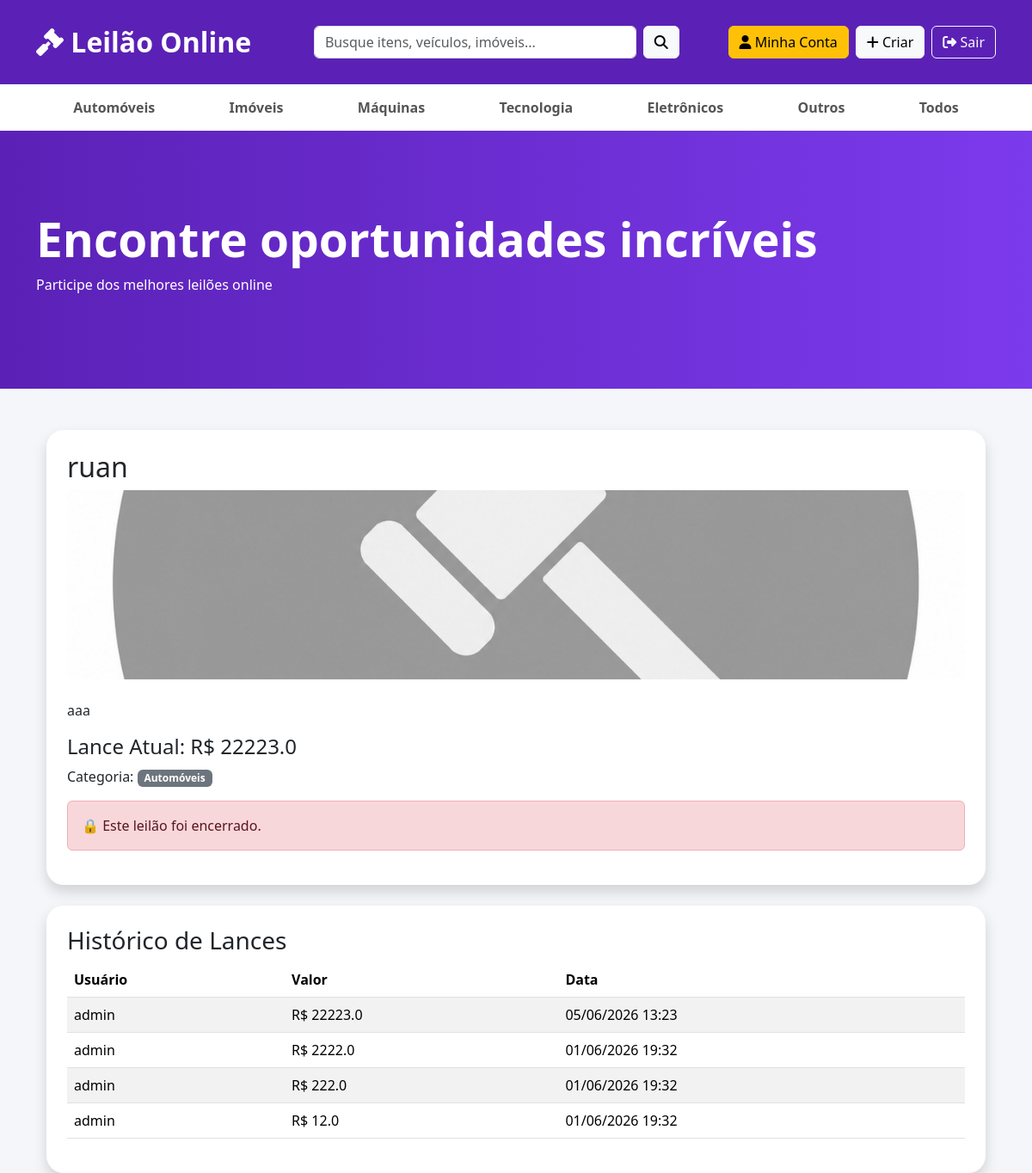
The page /leilao/1 (signed in) on the database its author committed.
### app.py (models this page shows)
class Leilao(db.Model):
    id = db.Column(
        db.Integer,
        primary_key=True
    )
    titulo = db.Column(
        db.String(100),
        nullable=False
    )
    descricao = db.Column(
        db.Text
    )
    preco_inicial = db.Column(
        db.Float,
        nullable=False
    )
    lance_atual = db.Column(
        db.Float
    )
    imagem = db.Column(
        db.String(200),
        default='sem-imagem.jpg'
    )
    data_fim = db.Column(
        db.DateTime
    )
    criador_id = db.Column(
        db.Integer,
        db.ForeignKey('user.id')
    )
    categoria = db.Column(
        db.String(50)
    )
    encerrado = db.Column(
        db.Boolean,
        default=False
    )
    vencedor_id = db.Column(
        db.Integer,
        db.ForeignKey('user.id')
    )
    encerrado = db.Column(
        db.Boolean,
        default=False
    )
    vencedor_id = db.Column(
        db.Integer,
        db.ForeignKey('user.id')
    )

class Lance(db.Model):
    id = db.Column(
        db.Integer,
        primary_key=True
    )
    valor = db.Column(
        db.Float,
        nullable=False
    )
    data = db.Column(
        db.DateTime,
        default=datetime.utcnow
    )
    usuario_id = db.Column(
        db.Integer,
        db.ForeignKey('user.id')
    )
    leilao_id = db.Column(
        db.Integer,
        db.ForeignKey('leilao.id')
    )
    usuario = db.relationship(
        'User'
    )

class User(UserMixin, db.Model):
    foto = db.Column(
    db.String(200),
    default='padrao.png'
)
    id = db.Column(
        db.Integer,
        primary_key=True
    )
    username = db.Column(
        db.String(50),
        unique=True,
        nullable=False
    )
    password = db.Column(
        db.String(255),
        nullable=False
    )
    role = db.Column(
        db.String(20),
        default='Usuario'
    )
    banido = db.Column(
    db.Boolean,
    default=False
)

### app.py (the view)
@app.route('/leilao/<int:id>')
@login_required
def ver_leilao(id):
    leilao = Leilao.query.get_or_404(id)
    lances = Lance.query.filter_by(
        leilao_id=id
    ).order_by(
        Lance.valor.desc()
    ).all()
    vencedor = None
    if leilao.vencedor_id:
        vencedor = User.query.get(
            leilao.vencedor_id
        )
    return render_template(
        'leilao.html',
        leilao=leilao,
        lances=lances,
        vencedor=vencedor
    )

### app.py (called while the page is built)
@login_manager.user_loader
def load_user(user_id):
    return User.query.get(int(user_id))

### templates/leilao.html (shortened to what this page needs)
{% extends 'base.html' %}
{% block conteudo %}
<div class="container">
    <div class="card shadow p-4">
        <h2>{{ leilao.titulo }}</h2>
        <img
        src="{{ url_for('static', filename='uploads/' + (leilao.imagem or 'sem-imagem.jpg')) }}"
        class="img-fluid rounded mb-4"
        style="max-height:400px; object-fit:cover;">
        <p>
            {{ leilao.descricao }}
        </p>
        <h4>
            Lance Atual: R$ {{ leilao.lance_atual }}
        </h4>
        <p>
            Categoria:
            <span class="badge bg-secondary">
                {{ leilao.categoria }}
            </span>
        </p>
        {% if leilao.encerrado %}
        <div class="alert alert-danger">
            🔒 Este leilão foi encerrado.
        </div>
        {% else %}
        <div class="alert alert-success">
            ✅ Leilão aberto para lances
        </div>
        {% endif %}
    </div>
    <div class="card shadow p-4 mt-4">
        <h3>Histórico de Lances</h3>
        {% if lances %}
        <table class="table table-striped">
            <thead>
                <tr>
                    <th>Usuário</th>
                    <th>Valor</th>
                    <th>Data</th>
                </tr>
            </thead>
            <tbody>
                {% for lance in lances %}
                <tr>
                    <td>
                        {{ lance.usuario.username }}
                    </td>
                    <td>
                        R$ {{ lance.valor }}
                    </td>
                    <td>
                        {{ lance.data.strftime('%d/%m/%Y %H:%M') }}
                    </td>
                </tr>
                {% endfor %}
            </tbody>
        </table>
        {% else %}
        <div class="alert alert-info">
            Nenhum lance foi realizado ainda.
        </div>
        {% endif %}
    </div>
</div>
{% endblock %}

### static/style.css (style rules this page uses)
body { background:#f4f6f9; }
.card { border:none; border-radius:20px; overflow:hidden; transition:.4s; }
.card img { height:220px; object-fit:cover; }

### rows shown on the page
Leilao: titulo "ruan", imagem (picture), descricao "aaa", lance_atual "22223.0", categoria "Automóveis"
Lance: usuario.username "admin", valor "22223.0", data "05/06/2026 13:23"
Lance: usuario.username "admin", valor "2222.0", data "01/06/2026 19:32"
Lance: usuario.username "admin", valor "222.0", data "01/06/2026 19:32"
Lance: usuario.username "admin", valor "12.0", data "01/06/2026 19:32"
